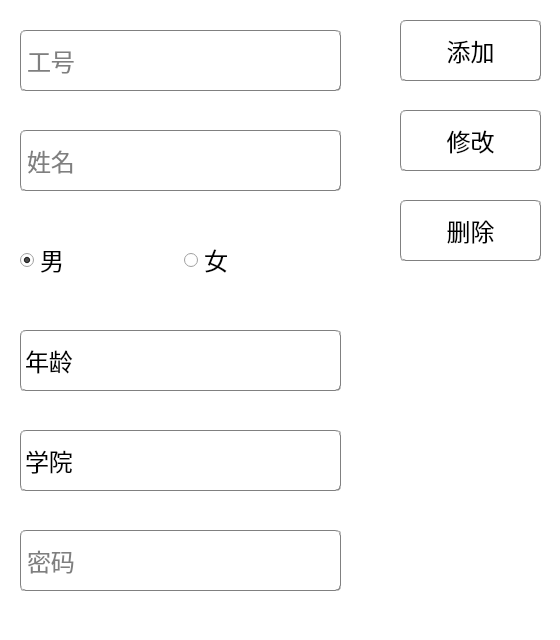
<?xml version="1.0" encoding="UTF-8"?>
<ui version="4.0">
 <class>staff_manage</class>
 <widget class="QDialog" name="staff_manage">
  <property name="geometry">
   <rect>
    <x>0</x>
    <y>0</y>
    <width>560</width>
    <height>640</height>
   </rect>
  </property>
  <property name="minimumSize">
   <size>
    <width>560</width>
    <height>640</height>
   </size>
  </property>
  <property name="maximumSize">
   <size>
    <width>560</width>
    <height>640</height>
   </size>
  </property>
  <property name="font">
   <font>
    <family>微软雅黑</family>
   </font>
  </property>
  <property name="windowTitle">
   <string>教师管理</string>
  </property>
  <property name="styleSheet">
   <string notr="true">#staff_manage{
background-color: rgb(255, 255, 255);
border-image: url(:/image/image/backpage_common.png);
}</string>
  </property>
  <widget class="QComboBox" name="cbb_age">
   <property name="geometry">
    <rect>
     <x>20</x>
     <y>330</y>
     <width>321</width>
     <height>61</height>
    </rect>
   </property>
   <property name="sizePolicy">
    <sizepolicy hsizetype="Minimum" vsizetype="Fixed">
     <horstretch>0</horstretch>
     <verstretch>0</verstretch>
    </sizepolicy>
   </property>
   <property name="font">
    <font>
     <family>微软雅黑 Light</family>
     <pointsize>18</pointsize>
    </font>
   </property>
   <property name="styleSheet">
    <string notr="true">QComboBox::drop-down {
    subcontrol-origin: padding;
    subcontrol-position: top right;
    width: 20px;

    border-top-right-radius: 5px;
    border-bottom-right-radius: 5px;
}
QComboBox::down-arrow {
	image: url(:/image/image/icon/arrow_down.png);
}


QComboBox#cbb_age{
border:1px groove gray;
border-radius:5px;
padding:2px 4px;
background-color: rgba(255,255,255,255);
}

QComboBox#cbb_age:hover{
border-color: rgb(213, 198, 255);
border-radius:5px;
padding:2px 4px;
color: rgb(0, 0, 0);
background-color: rgba(255,255,255,255);
}</string>
   </property>
   <item>
    <property name="text">
     <string>年龄</string>
    </property>
   </item>
   <item>
    <property name="text">
     <string>22</string>
    </property>
   </item>
   <item>
    <property name="text">
     <string>23</string>
    </property>
   </item>
   <item>
    <property name="text">
     <string>24</string>
    </property>
   </item>
   <item>
    <property name="text">
     <string>25</string>
    </property>
   </item>
   <item>
    <property name="text">
     <string>26</string>
    </property>
   </item>
   <item>
    <property name="text">
     <string>27</string>
    </property>
   </item>
   <item>
    <property name="text">
     <string>28</string>
    </property>
   </item>
   <item>
    <property name="text">
     <string>29</string>
    </property>
   </item>
   <item>
    <property name="text">
     <string>30</string>
    </property>
   </item>
   <item>
    <property name="text">
     <string>31</string>
    </property>
   </item>
   <item>
    <property name="text">
     <string>32</string>
    </property>
   </item>
   <item>
    <property name="text">
     <string>33</string>
    </property>
   </item>
   <item>
    <property name="text">
     <string>34</string>
    </property>
   </item>
   <item>
    <property name="text">
     <string>35</string>
    </property>
   </item>
   <item>
    <property name="text">
     <string>36</string>
    </property>
   </item>
   <item>
    <property name="text">
     <string>37</string>
    </property>
   </item>
   <item>
    <property name="text">
     <string>38</string>
    </property>
   </item>
   <item>
    <property name="text">
     <string>39</string>
    </property>
   </item>
   <item>
    <property name="text">
     <string>40</string>
    </property>
   </item>
   <item>
    <property name="text">
     <string>41</string>
    </property>
   </item>
   <item>
    <property name="text">
     <string>42</string>
    </property>
   </item>
   <item>
    <property name="text">
     <string>43</string>
    </property>
   </item>
   <item>
    <property name="text">
     <string>44</string>
    </property>
   </item>
   <item>
    <property name="text">
     <string>45</string>
    </property>
   </item>
   <item>
    <property name="text">
     <string>46</string>
    </property>
   </item>
   <item>
    <property name="text">
     <string>47</string>
    </property>
   </item>
   <item>
    <property name="text">
     <string>48</string>
    </property>
   </item>
   <item>
    <property name="text">
     <string>49</string>
    </property>
   </item>
   <item>
    <property name="text">
     <string>50</string>
    </property>
   </item>
   <item>
    <property name="text">
     <string>51</string>
    </property>
   </item>
   <item>
    <property name="text">
     <string>52</string>
    </property>
   </item>
   <item>
    <property name="text">
     <string>53</string>
    </property>
   </item>
   <item>
    <property name="text">
     <string>54</string>
    </property>
   </item>
   <item>
    <property name="text">
     <string>55</string>
    </property>
   </item>
   <item>
    <property name="text">
     <string>56</string>
    </property>
   </item>
   <item>
    <property name="text">
     <string>57</string>
    </property>
   </item>
   <item>
    <property name="text">
     <string>58</string>
    </property>
   </item>
   <item>
    <property name="text">
     <string>59</string>
    </property>
   </item>
   <item>
    <property name="text">
     <string>60</string>
    </property>
   </item>
   <item>
    <property name="text">
     <string>61</string>
    </property>
   </item>
   <item>
    <property name="text">
     <string>62</string>
    </property>
   </item>
   <item>
    <property name="text">
     <string>63</string>
    </property>
   </item>
   <item>
    <property name="text">
     <string>64</string>
    </property>
   </item>
   <item>
    <property name="text">
     <string>65</string>
    </property>
   </item>
  </widget>
  <widget class="QLineEdit" name="line_name">
   <property name="geometry">
    <rect>
     <x>20</x>
     <y>130</y>
     <width>321</width>
     <height>61</height>
    </rect>
   </property>
   <property name="sizePolicy">
    <sizepolicy hsizetype="Expanding" vsizetype="Expanding">
     <horstretch>0</horstretch>
     <verstretch>0</verstretch>
    </sizepolicy>
   </property>
   <property name="font">
    <font>
     <family>微软雅黑 Light</family>
     <pointsize>18</pointsize>
    </font>
   </property>
   <property name="styleSheet">
    <string notr="true">border:1px groove gray;
border-radius:5px;
padding:2px 4px;
background-color: rgba(255, 255, 255,128);</string>
   </property>
   <property name="placeholderText">
    <string>姓名</string>
   </property>
   <property name="clearButtonEnabled">
    <bool>true</bool>
   </property>
  </widget>
  <widget class="QLineEdit" name="line_id">
   <property name="geometry">
    <rect>
     <x>20</x>
     <y>30</y>
     <width>321</width>
     <height>61</height>
    </rect>
   </property>
   <property name="sizePolicy">
    <sizepolicy hsizetype="Expanding" vsizetype="Preferred">
     <horstretch>0</horstretch>
     <verstretch>0</verstretch>
    </sizepolicy>
   </property>
   <property name="font">
    <font>
     <family>微软雅黑 Light</family>
     <pointsize>18</pointsize>
    </font>
   </property>
   <property name="styleSheet">
    <string notr="true">border:1px groove gray;
border-radius:5px;
padding:2px 4px;
background-color: rgba(255, 255, 255,128);</string>
   </property>
   <property name="maxLength">
    <number>11</number>
   </property>
   <property name="placeholderText">
    <string>工号</string>
   </property>
   <property name="clearButtonEnabled">
    <bool>true</bool>
   </property>
  </widget>
  <widget class="QComboBox" name="cbb_faculty">
   <property name="geometry">
    <rect>
     <x>20</x>
     <y>430</y>
     <width>321</width>
     <height>61</height>
    </rect>
   </property>
   <property name="sizePolicy">
    <sizepolicy hsizetype="Minimum" vsizetype="Fixed">
     <horstretch>0</horstretch>
     <verstretch>0</verstretch>
    </sizepolicy>
   </property>
   <property name="font">
    <font>
     <family>微软雅黑 Light</family>
     <pointsize>18</pointsize>
    </font>
   </property>
   <property name="styleSheet">
    <string notr="true">QComboBox::drop-down {
    subcontrol-origin: padding;
    subcontrol-position: top right;
    width: 20px;

    border-top-right-radius: 5px;
    border-bottom-right-radius: 5px;
}
QComboBox::down-arrow {
	image: url(:/image/image/icon/arrow_down.png);
}


QComboBox#cbb_faculty{
border:1px groove gray;
border-radius:5px;
padding:2px 4px;
background-color: rgba(255,255,255,255);
}

QComboBox#cbb_faculty:hover{
border-color: rgb(213, 198, 255);
border-radius:5px;
padding:2px 4px;
color: rgb(0, 0, 0);
background-color: rgba(255,255,255,255);
}</string>
   </property>
   <item>
    <property name="text">
     <string>学院</string>
    </property>
   </item>
   <item>
    <property name="text">
     <string>地球科学学院</string>
    </property>
   </item>
   <item>
    <property name="text">
     <string>资源学院</string>
    </property>
   </item>
   <item>
    <property name="text">
     <string>材料与化学学院</string>
    </property>
   </item>
   <item>
    <property name="text">
     <string>环境学院</string>
    </property>
   </item>
   <item>
    <property name="text">
     <string>工程学院</string>
    </property>
   </item>
   <item>
    <property name="text">
     <string>地球物理与空间信息学院</string>
    </property>
   </item>
   <item>
    <property name="text">
     <string>海洋学院</string>
    </property>
   </item>
   <item>
    <property name="text">
     <string>机械与电子信息学院</string>
    </property>
   </item>
   <item>
    <property name="text">
     <string>自动化学院</string>
    </property>
   </item>
   <item>
    <property name="text">
     <string>经济管理学院</string>
    </property>
   </item>
   <item>
    <property name="text">
     <string>外国语学院</string>
    </property>
   </item>
   <item>
    <property name="text">
     <string>地理与信息工程学院</string>
    </property>
   </item>
   <item>
    <property name="text">
     <string>数学与物理学院</string>
    </property>
   </item>
   <item>
    <property name="text">
     <string>珠宝学院</string>
    </property>
   </item>
   <item>
    <property name="text">
     <string>公共管理学院</string>
    </property>
   </item>
   <item>
    <property name="text">
     <string>计算机学院</string>
    </property>
   </item>
   <item>
    <property name="text">
     <string>体育学院</string>
    </property>
   </item>
   <item>
    <property name="text">
     <string>艺术与传媒学院</string>
    </property>
   </item>
   <item>
    <property name="text">
     <string>马克思主义学院</string>
    </property>
   </item>
   <item>
    <property name="text">
     <string>李四光学院</string>
    </property>
   </item>
   <item>
    <property name="text">
     <string>高等教育研究所</string>
    </property>
   </item>
   <item>
    <property name="text">
     <string>远程与继续教育学院</string>
    </property>
   </item>
   <item>
    <property name="text">
     <string>国际教育学院</string>
    </property>
   </item>
  </widget>
  <widget class="QPushButton" name="button_add">
   <property name="geometry">
    <rect>
     <x>400</x>
     <y>20</y>
     <width>141</width>
     <height>61</height>
    </rect>
   </property>
   <property name="sizePolicy">
    <sizepolicy hsizetype="Minimum" vsizetype="Minimum">
     <horstretch>0</horstretch>
     <verstretch>0</verstretch>
    </sizepolicy>
   </property>
   <property name="font">
    <font>
     <family>微软雅黑 Light</family>
     <pointsize>18</pointsize>
    </font>
   </property>
   <property name="styleSheet">
    <string notr="true">QPushButton#button_add{
border:1px groove gray;
border-radius:5px;
padding:2px 4px;
color: rgb(0, 0, 0);
background-color: rgba(255,255,255, 255);
}

QPushButton#button_add:hover{
border:1px groove gray;
border-radius:5px;
padding:2px 4px;
color: rgb(0, 0, 0);
background-color: rgba(240,255,255,255);
}
 
QPushButton#button_add:pressed{
border:1px groove gray;
border-radius:5px;
padding:2px 4px;
color: rgb(0, 0, 0);
background-color: rgba(225,255,255, 255);
padding-left:6px;
padding-top:6px;
}

QPushButton#button_add:disabled{
border:1px groove gray;
border-radius:5px;
padding:2px 4px;
color: rgb(176,196,222);
background-color: rgba(255,255,255,255);
padding-left:6px;
padding-top:6px;
}</string>
   </property>
   <property name="text">
    <string>添加</string>
   </property>
  </widget>
  <widget class="QPushButton" name="button_delete">
   <property name="geometry">
    <rect>
     <x>400</x>
     <y>200</y>
     <width>141</width>
     <height>61</height>
    </rect>
   </property>
   <property name="sizePolicy">
    <sizepolicy hsizetype="Minimum" vsizetype="Minimum">
     <horstretch>0</horstretch>
     <verstretch>0</verstretch>
    </sizepolicy>
   </property>
   <property name="font">
    <font>
     <family>微软雅黑 Light</family>
     <pointsize>18</pointsize>
    </font>
   </property>
   <property name="styleSheet">
    <string notr="true">QPushButton#button_delete{
border:1px groove gray;
border-radius:5px;
padding:2px 4px;
color: rgb(0, 0, 0);
background-color: rgba(255,255,255, 255);
}

QPushButton#button_delete:hover{
border:1px groove gray;
border-radius:5px;
padding:2px 4px;
color: rgb(0, 0, 0);
background-color: rgba(240,255,255,255);
}
 
QPushButton#button_delete:pressed{
border:1px groove gray;
border-radius:5px;
padding:2px 4px;
color: rgb(0, 0, 0);
background-color: rgba(225,255,255, 255);
padding-left:6px;
padding-top:6px;
}

QPushButton#button_delete:disabled{
border:1px groove gray;
border-radius:5px;
padding:2px 4px;
color: rgb(176,196,222);
background-color: rgba(255,255,255,255);
padding-left:6px;
padding-top:6px;
}</string>
   </property>
   <property name="text">
    <string>删除</string>
   </property>
  </widget>
  <widget class="QLineEdit" name="line_password">
   <property name="geometry">
    <rect>
     <x>20</x>
     <y>530</y>
     <width>321</width>
     <height>61</height>
    </rect>
   </property>
   <property name="sizePolicy">
    <sizepolicy hsizetype="Expanding" vsizetype="Expanding">
     <horstretch>0</horstretch>
     <verstretch>0</verstretch>
    </sizepolicy>
   </property>
   <property name="font">
    <font>
     <family>微软雅黑 Light</family>
     <pointsize>18</pointsize>
    </font>
   </property>
   <property name="styleSheet">
    <string notr="true">border:1px groove gray;
border-radius:5px;
padding:2px 4px;
background-color: rgba(255, 255, 255,128);</string>
   </property>
   <property name="maxLength">
    <number>16</number>
   </property>
   <property name="echoMode">
    <enum>QLineEdit::PasswordEchoOnEdit</enum>
   </property>
   <property name="placeholderText">
    <string>密码</string>
   </property>
   <property name="clearButtonEnabled">
    <bool>true</bool>
   </property>
  </widget>
  <widget class="QWidget" name="layoutWidget">
   <property name="geometry">
    <rect>
     <x>20</x>
     <y>230</y>
     <width>321</width>
     <height>61</height>
    </rect>
   </property>
   <property name="font">
    <font>
     <family>微软雅黑 Light</family>
     <pointsize>18</pointsize>
    </font>
   </property>
   <layout class="QHBoxLayout" name="horizontalLayout">
    <item>
     <widget class="QRadioButton" name="rbt_male">
      <property name="font">
       <font>
        <family>微软雅黑 Light</family>
        <pointsize>18</pointsize>
       </font>
      </property>
      <property name="text">
       <string>男</string>
      </property>
      <property name="checked">
       <bool>true</bool>
      </property>
      <attribute name="buttonGroup">
       <string notr="true">sexGroup</string>
      </attribute>
     </widget>
    </item>
    <item>
     <widget class="QRadioButton" name="rbt_female">
      <property name="font">
       <font>
        <family>微软雅黑 Light</family>
        <pointsize>18</pointsize>
       </font>
      </property>
      <property name="text">
       <string>女</string>
      </property>
      <attribute name="buttonGroup">
       <string notr="true">sexGroup</string>
      </attribute>
     </widget>
    </item>
   </layout>
  </widget>
  <widget class="QPushButton" name="button_revision">
   <property name="geometry">
    <rect>
     <x>400</x>
     <y>110</y>
     <width>141</width>
     <height>61</height>
    </rect>
   </property>
   <property name="font">
    <font>
     <family>微软雅黑 Light</family>
     <pointsize>18</pointsize>
    </font>
   </property>
   <property name="styleSheet">
    <string notr="true">QPushButton#button_revision{
border:1px groove gray;
border-radius:5px;
padding:2px 4px;
color: rgb(0, 0, 0);
background-color: rgba(255,255,255, 255);
}

QPushButton#button_revision:hover{
border:1px groove gray;
border-radius:5px;
padding:2px 4px;
color: rgb(0, 0, 0);
background-color: rgba(240,255,255,255);
}
 
QPushButton#button_revision:pressed{
border:1px groove gray;
border-radius:5px;
padding:2px 4px;
color: rgb(0, 0, 0);
background-color: rgba(225,255,255, 255);
padding-left:6px;
padding-top:6px;
}

QPushButton#button_revision:disabled{
border:1px groove gray;
border-radius:5px;
padding:2px 4px;
color: rgb(176,196,222);
background-color: rgba(255,255,255,255);
padding-left:6px;
padding-top:6px;
}</string>
   </property>
   <property name="text">
    <string>修改</string>
   </property>
  </widget>
 </widget>
 <resources/>
 <connections/>
 <buttongroups>
  <buttongroup name="sexGroup"/>
 </buttongroups>
</ui>
